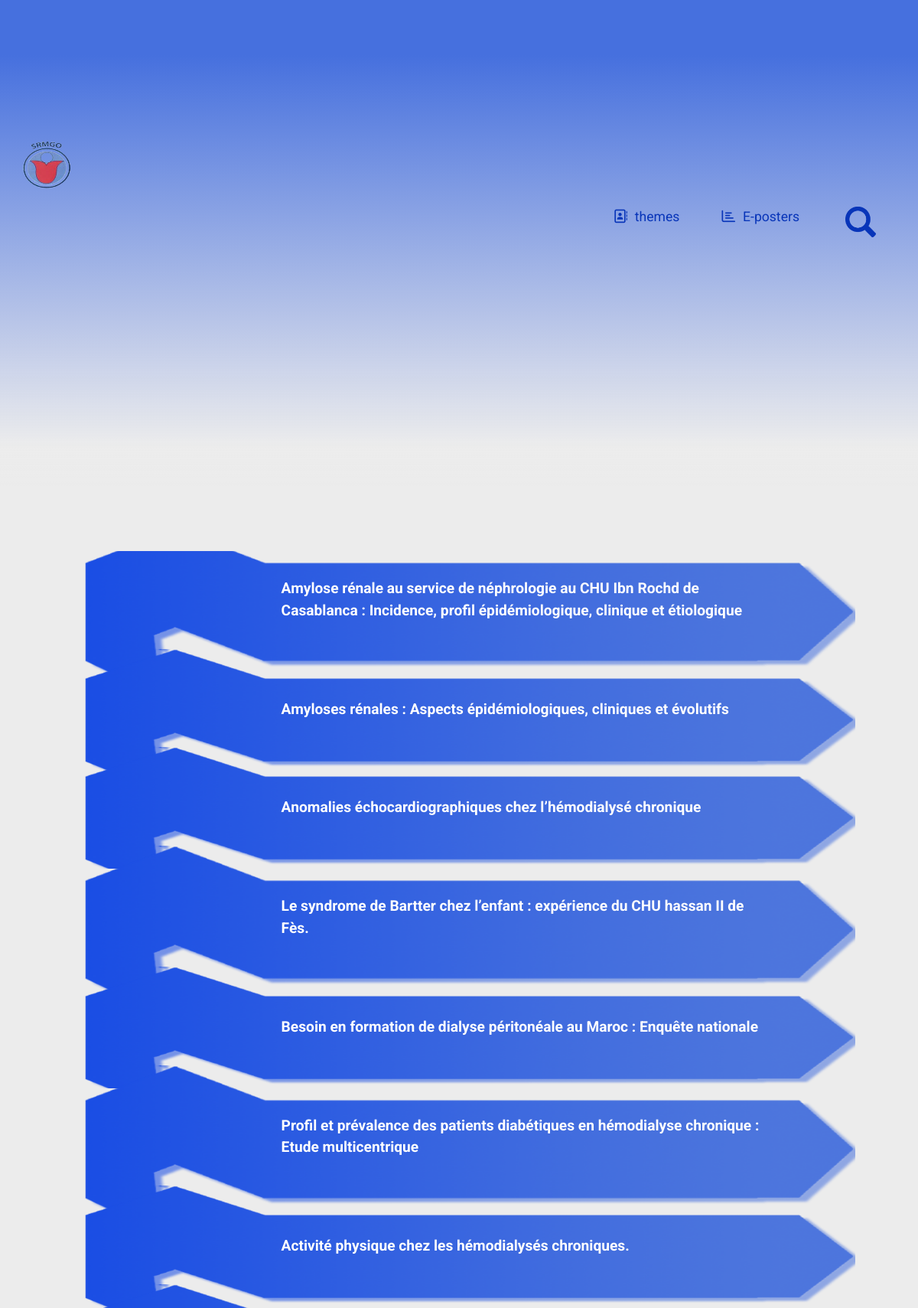
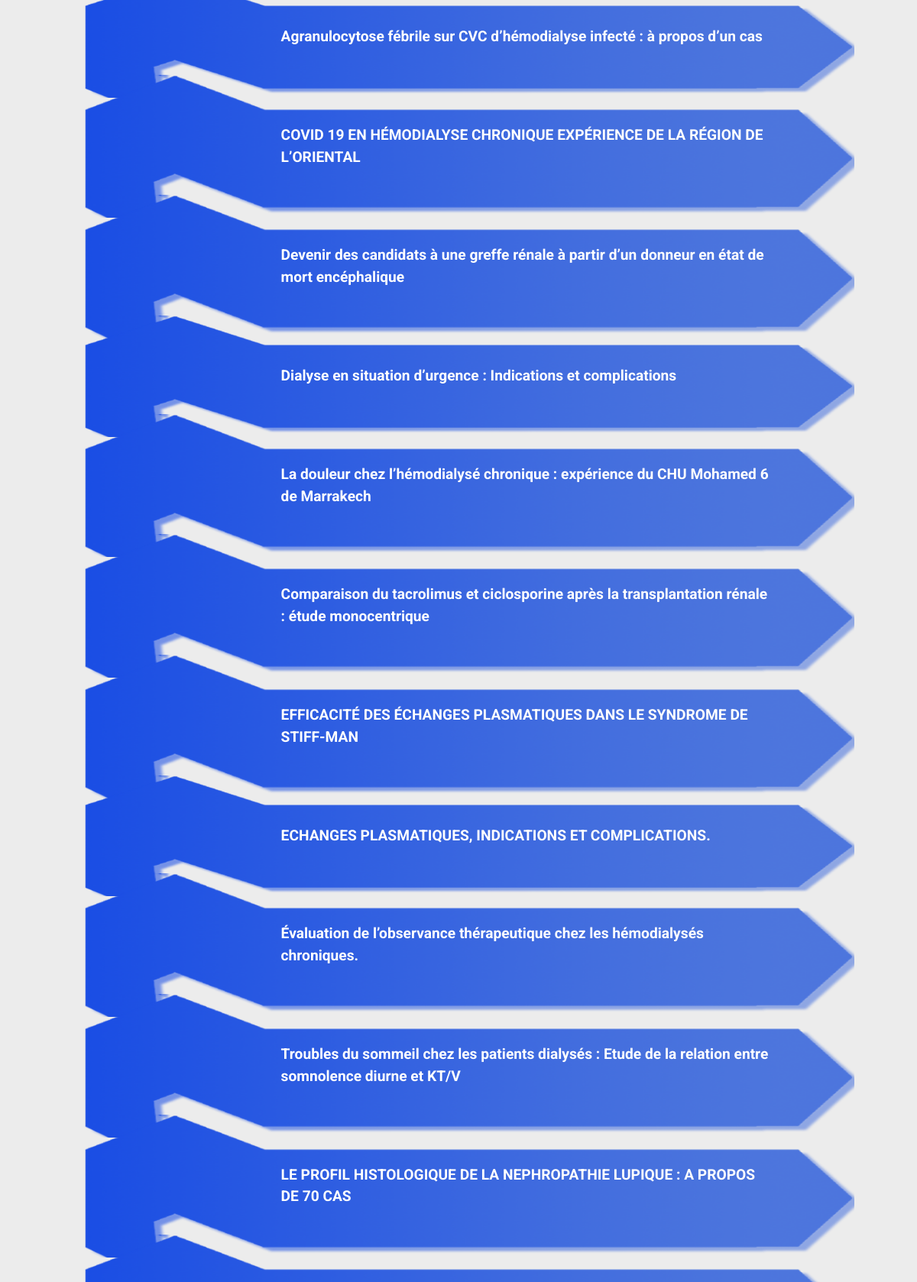
The page /php/recharche.php?qq=355 (upper part) on the database its author committed (2 pictures, top to bottom).
### tables this page shows
CREATE TABLE `eposter` (
  `id` int(11) NOT NULL,
  `url` varchar(900) NOT NULL,
  `nameposter` varchar(900) DEFAULT NULL,
  `idtheme` int(11) NOT NULL
);

### php/recharche.php (the view, shortened to what this page needs)
<?php include 'dbcon.php'?>
<!DOCTYPE html>
<html lang="en">
<head>
    <link rel="stylesheet" type="text/css" href="../style/bootstrap.min.css">
    <link rel="stylesheet" href="../style/css.css">
    <link href="../style/main.css" rel="stylesheet" />
     <link rel="stylesheet" href="https://cdnjs.cloudflare.com/ajax/libs/font-awesome/6.2.1/css/all.min.css" />
    <link rel="stylesheet" href="../style/keybord/style.css">
    <link rel="stylesheet" href="../style/fonta/css/all.css">
    <link rel="stylesheet" href="../style/fonta/css/fontawesome.min.css">
</head>
<body class="bodycc">
<nav>
<ul>
                   <li  style="padding: 0;padding-top:2vh;">
  <img style="margin-left: 2vw;" src="<?php echo "../pics/logs/". scandir("../pics/logs/")[2];?>"  alt="" srcset="">
</li>
</ul>
  <ul>
                 <li >
                    <a class="al"   <?php if((isset($_GET["qq"]) && ($_GET["qq"]=="toth"))|| (isset($_POST["choices-single-defaul"])&&$_POST["choices-single-defaul"]==1)){ echo 'active';}?>" href="recharche.php?qq=toth"><i class="far fa-address-book"></i>themes</a>
                </li>
                <li class="linvvv" >
                    <a class="al"   <?php if((isset($_GET["qq"]) && ($_GET["qq"]!="toth"))||(isset($_POST["choices-single-defaul"])&&$_POST["choices-single-defaul"]==2)){ echo 'active';}?>" href="recharche.php?qq=tepo" ><i class="far fa-chart-bar"></i>E-posters</a>
                </li>
                    <a   id="findera" href="#" ><img src="../pics/bgbtn/recherche.png" alt="" srcset=""></i></a>
  </ul>
</nav>
<div class="box top"   id="info">
<?php
     if(isset($_GET["qq"])){
       if($_GET["qq"]!="toth" && $_GET["qq"]!="tepo"){
        $sql = "SELECT * FROM `eposter` where idtheme =$_GET[qq]";
        $result = $conn->query($sql);
        if ($result->num_rows > 0) {
            while($row = $result->fetch_assoc()) {
                echo "<div data-gallery='portfolioGallery$row[id]' class='iposter'> <a style='text-decoration:none;' class='lien portfolio-lightbox lien' class='lien' href='../php/displypdf.php?n=".$row["url"]."'>  ". $row["nameposter"]."</a>
                </div>" ;   }
          }
       }
     }
    else{
    }
?>
</div>
</body>
</html>

### style/css.css (style rules this page uses)
.iposter { width: 96%; height: auto; box-shadow: rgb(255 255 255) 1px 1px 2px 4px; margin: 0px 2%; border-radius: 4px; margin-top: 40px; text-align: center; color: white; position: relative; box-sizing: border-box; padding: 0; display: flex; transition: all 0.3s ease-out; animation: bounceIn 2s ease-in-out; float: left; font-size: 1.4rem; padding: 20px; }
.lien { font-family: 'Times New Roman', Times, serif; color: white; font-weight: bold; font-size: 1.2rem; text-decoration: none; filter: brightness(100%); width: 100%; height: fit-content; padding: 10px; transition: .5s; font-family: revert; }
body { background-color: rgb(218, 233, 222); }
.lien,.l,.rch { text-align: left; }
body { font-family: 'Roboto', sans-serif; }
* { margin: 0; padding: 0; }
i { margin-right: 10px; }

### style/main.css (style rules this page uses)
html { line-height: 1.15; -ms-text-size-adjust: 100%; -webkit-text-size-adjust: 100%; }
body { margin: 0; }
article, aside, footer, header, nav, section { display: block; }
a { background-color: transparent; -webkit-text-decoration-skip: objects; }
img { border-style: none; }
html { height: 100%; }
* { box-sizing: border-box; }

### style/keybord/style.css (style rules this page uses)
* { box-sizing: border-box; }
body { font-family: 'Roboto', sans-serif; margin: 0; background: #ececec; display: grid; place-content: center; min-height: 100vh; padding: 25px; }
.bodycc { display: block; }

### php/recharche.php (style rules this page uses)
a { text-decoration: none;color: black; font-size: 1.5rem; }
a { color: black; }
li a { font-size: 1.5rem; }
.iposter { background-image: url(../pics/bgbtn/bgepo.png); background-size: 101% 122%; background-color: #e7e7e700; border: 0; box-shadow: 0 0; padding: 55px; margin-top: -30px; background-color: transparent; padding-left: 23vw; padding-right: 8vw; }
.bodycc { background-size: 100% 100vh; background-repeat: no-repeat; margin: 0; padding: 0; }
li { list-style: none; padding-top: 3vh; }
nav { position: fixed; z-index: 9999; height: 7.3vh; top: 0; display: flex; justify-content: space-between; width: 100%; background: linear-gradient(180deg, rgba(70,112,222,1) 11%, rgba(195,205,233,1) 69%, rgba(236,236,236,0.8463585263206845) 89%, rgba(236,236,236,0) 97%); }
nav ul { display: flex; justify-content: space-between; gap: 30px; }
ul img { width: 76px; height: 70px; }
#findera img { width: 40px; margin-right: 50px; margin-top: 3vh; height: 40px; }
#findera { padding: 5px; padding-top: 0vh; }
#info { width: 90%; margin: auto; margin-top: 8vh; height: 100vh; overflow: scroll; }
.al { color: #0835b9; transition: 0.3s; font-size: 1.1rem; }
.box { height: 150px; width: 300px; margin: 20px; }
.linvvv { margin: 0 25px; }

### rows shown on the page
eposter: nameposter "Amylose rénale au service de néphrologie au CHU Ibn Rochd de Casablanca : Incidence, profil épidémiologique, clinique et étiologique"
eposter: nameposter "Amyloses rénales : Aspects épidémiologiques, cliniques et évolutifs"
eposter: nameposter "Anomalies échocardiographiques chez l’hémodialysé chronique"
eposter: nameposter "Le syndrome de Bartter chez l’enfant : expérience du CHU hassan II de Fès."
eposter: nameposter "Besoin en formation de dialyse péritonéale au Maroc : Enquête nationale"
eposter: nameposter "Profil et prévalence des patients diabétiques en hémodialyse chronique : Etude multicentrique"
eposter: nameposter "Activité physique chez les hémodialysés chroniques."
eposter: nameposter "Agranulocytose fébrile sur CVC d’hémodialyse infecté : à propos d’un cas"
eposter: nameposter "COVID 19 EN HÉMODIALYSE CHRONIQUE EXPÉRIENCE DE LA RÉGION DE L’ORIENTAL"
eposter: nameposter "Devenir des candidats à une greffe rénale à partir d’un donneur en état de mort encéphalique"
eposter: nameposter "Dialyse en situation d’urgence : Indications et complications"
eposter: nameposter "La douleur chez l’hémodialysé chronique : expérience du CHU Mohamed 6 de Marrakech"
eposter: nameposter "Comparaison du tacrolimus et ciclosporine après la transplantation rénale : étude monocentrique"
eposter: nameposter "EFFICACITÉ DES ÉCHANGES PLASMATIQUES DANS LE SYNDROME DE STIFF-MAN"
eposter: nameposter "ECHANGES PLASMATIQUES, INDICATIONS ET COMPLICATIONS."
eposter: nameposter "Évaluation de l’observance thérapeutique chez les hémodialysés chroniques."
eposter: nameposter "Troubles du sommeil chez les patients dialysés : Etude de la relation entre somnolence diurne et KT/V"
eposter: nameposter "LE PROFIL HISTOLOGIQUE DE LA NEPHROPATHIE LUPIQUE : A PROPOS DE 70 CAS"
